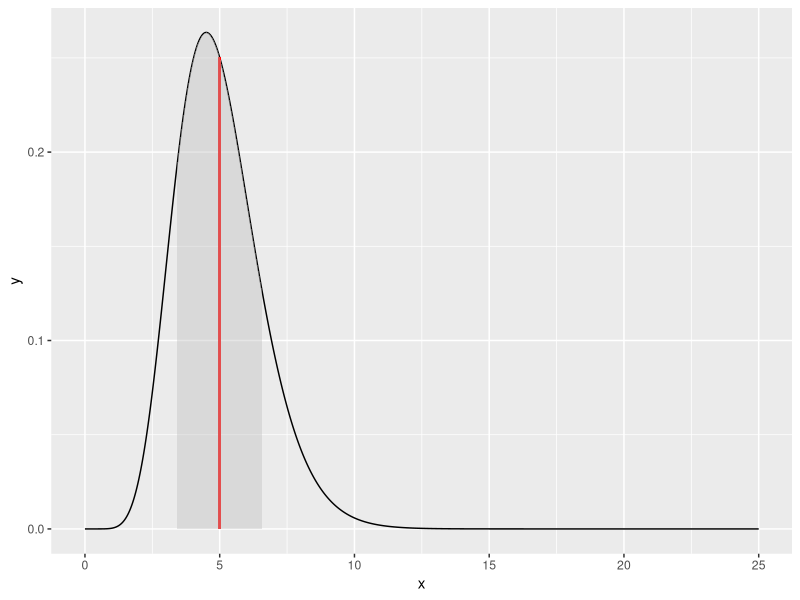
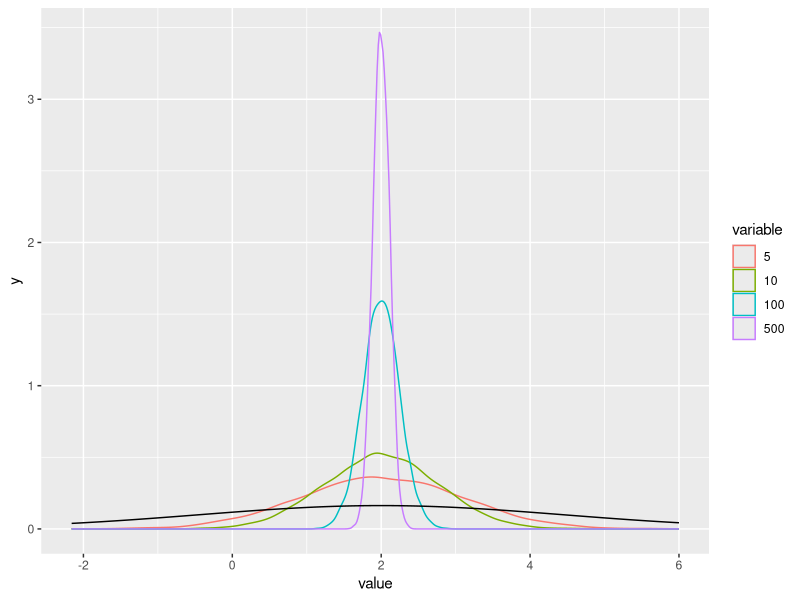
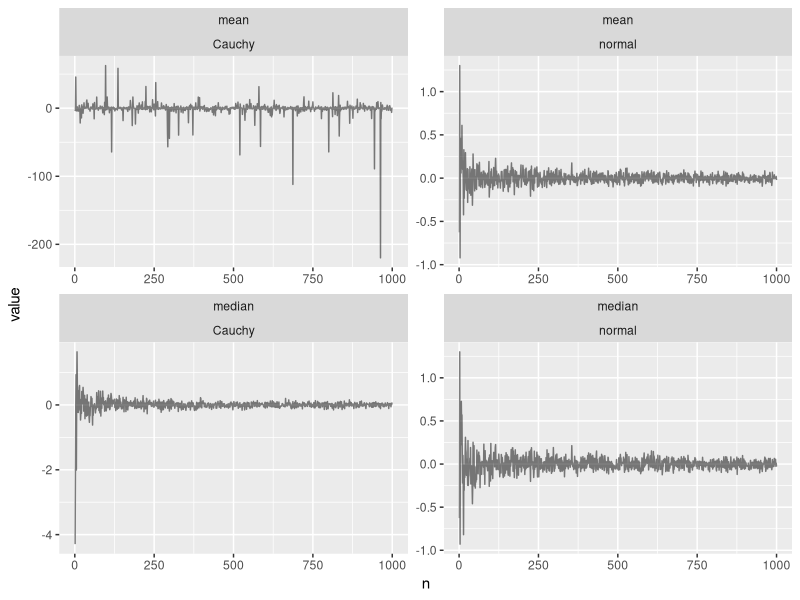
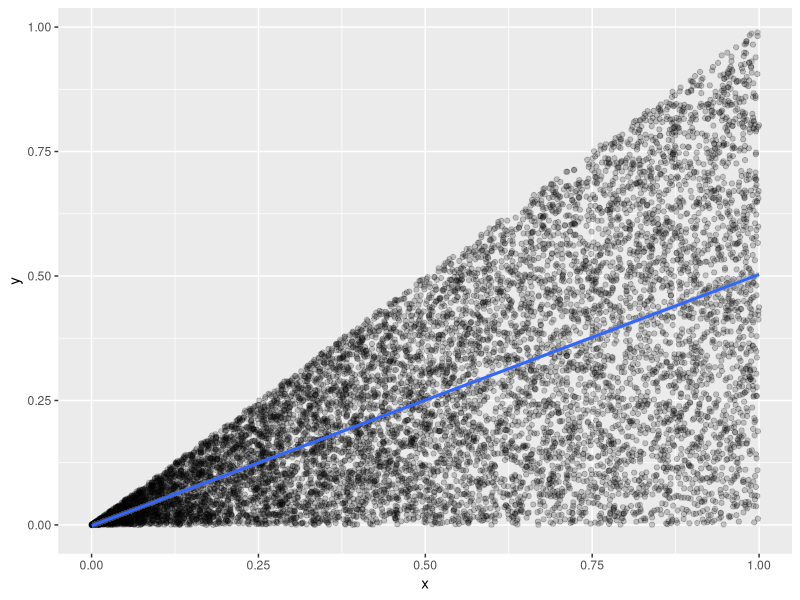

These figures' R source, in order:
## ---- chunk 1
togs <- F
library(ggplot2)
library(dplyr)
library(reshape2)
library(tidyr)
# togs <- FALSE
## ---- chunk 2
set.seed(1)
nsamps <- 1000
x      <- rbinom(nsamps, 1, 0.4)
mean(x)
var(x)
0.4 * (1 - 0.4)
## ---- chunk 3
set.seed(1)
x  <- seq(0, 25, by = 0.01)
y  <- dgamma(x, shape = 10, rate = 2)
df <- data.frame(x = x, y = y)
ggplot(df, aes(x = x, y = y)) +
  geom_line() +
  geom_segment(aes(x = 5, y = 0, xend = 5,
                   yend = dgamma(5, shape = 10, rate = 2)),
               color = "red") +
  stat_function(fun = dgamma, args = list(shape = 10, rate = 2), 
                xlim = c(5 - sqrt(10/4), 5 + sqrt(10/4)), geom = "area", fill = "gray", alpha = 0.4)

## ---- chunk 4
set.seed(1)
mu    <- 0.4
sigma <- 0.5
x     <- rnorm(100000, mean = mu, sd = sigma)

mean(2*x + 4)
2 * mu + 4

mean(x^2)
mu^2 + sigma^2

mean(exp(x))
exp((2 * mu + sigma^2) / 2)
## ---- chunk 5
set.seed(1)
nsamps <- 10000
mu     <- 2
sigma  <- sqrt(6)
N      <- c(5, 10, 100, 500)
X      <- matrix(data = NA, nrow = nsamps, ncol = length(N))
ind    <- 1
for (n in N) {
  for (i in 1:nsamps) {
    X[i,ind] <- mean(rnorm(n, mu, sigma))
  }
  ind <- ind + 1
}
colnames(X) <- N
X           <- melt(as.data.frame(X))

ggplot(data = X, aes(x = value, colour = variable)) +
  geom_density() +
  stat_function(data  = data.frame(x = seq(-2, 6, by = 0.01)), aes(x = x), 
                fun   = dnorm, 
                args  = list(mean = mu, sd = sigma), 
                color = "black")


## ---- chunk 6
set.seed(1)
y  <- rgeom(100000, 0.5)
x  <- rexp(100000, rate = 1 / (y + 1))
x2 <- x[y == 3]

mean(x2)
3 + 1

mean(x)
(1 - 0.5) / 0.5 + 1

## ---- chunk 7
set.seed(1)
n         <- 1000
means_n   <- vector(mode = "numeric", length = n)
means_c   <- vector(mode = "numeric", length = n)
medians_n <- vector(mode = "numeric", length = n)
medians_c <- vector(mode = "numeric", length = n)
for (i in 1:n) {
  tmp_n        <- rnorm(i)
  tmp_c        <- rcauchy(i)
  means_n[i]   <- mean(tmp_n)
  means_c[i]   <- mean(tmp_c)
  medians_n[i] <- median(tmp_n)
  medians_c[i] <- median(tmp_c)
}
df <- data.frame("distribution" = c(rep("normal", 2 * n),
                                    rep("Cauchy", 2 * n)),
                 "type"         = c(rep("mean", n),
                                    rep("median", n),
                                    rep("mean", n),
                                    rep("median", n)),
                 "value"        = c(means_n, medians_n, means_c, medians_c),
                 "n"            = rep(1:n, times = 4))
ggplot(df, aes(x = n, y = value)) +
  geom_line(alpha = 0.5) +
  facet_wrap(~ type + distribution , scales = "free")
## ---- chunk 8
set.seed(1)
nsamps <- 10000
x      <- runif(nsamps)
y      <- runif(nsamps, 0, x)

cov(x, y)
1/24

cor(x, y)
(1 / 24) / (sqrt(7 / (12 * 144)))

ggplot(data.frame(x = x, y = y), aes(x = x, y = y)) +
  geom_point(alpha = 0.2) +
  geom_smooth(method = "lm")
